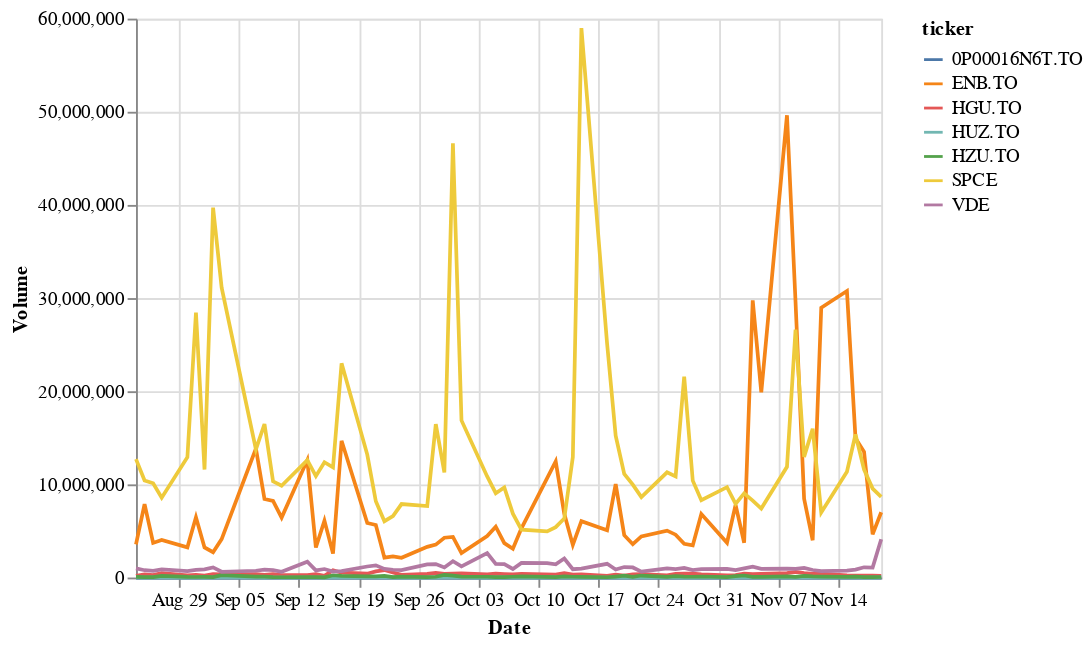

The notebook cell this image was saved under:
### Markdown cell above
## Current Holdings Market Watch

### Code cell
alt.Chart(hold_stock_detail).mark_line().encode(x='Date',y='Volume', color = 'ticker:N')

### Figure 1 — Vega-Lite specification as saved in the notebook (floating-point values rounded to 4 significant figures; data arrays with more than 128 entries replaced by an {"elided": "..."} marker saying what was removed)
{"config": {"view": {"continuousWidth": 400, "continuousHeight": 300}}, "data": {"name": "data-454fb31076b012a2b1f8f0244c9889d2"}, "mark": "line", "encoding": {"color": {"type": "nominal", "field": "ticker"}, "x": {"type": "temporal", "field": "Date"}, "y": {"type": "quantitative", "field": "Volume"}}, "$schema": "https://vega.github.io/schema/vega-lite/v4.8.1.json", "datasets": {"data-454fb31076b012a2b1f8f0244c9889d2": {"elided": "436 records"}}}
